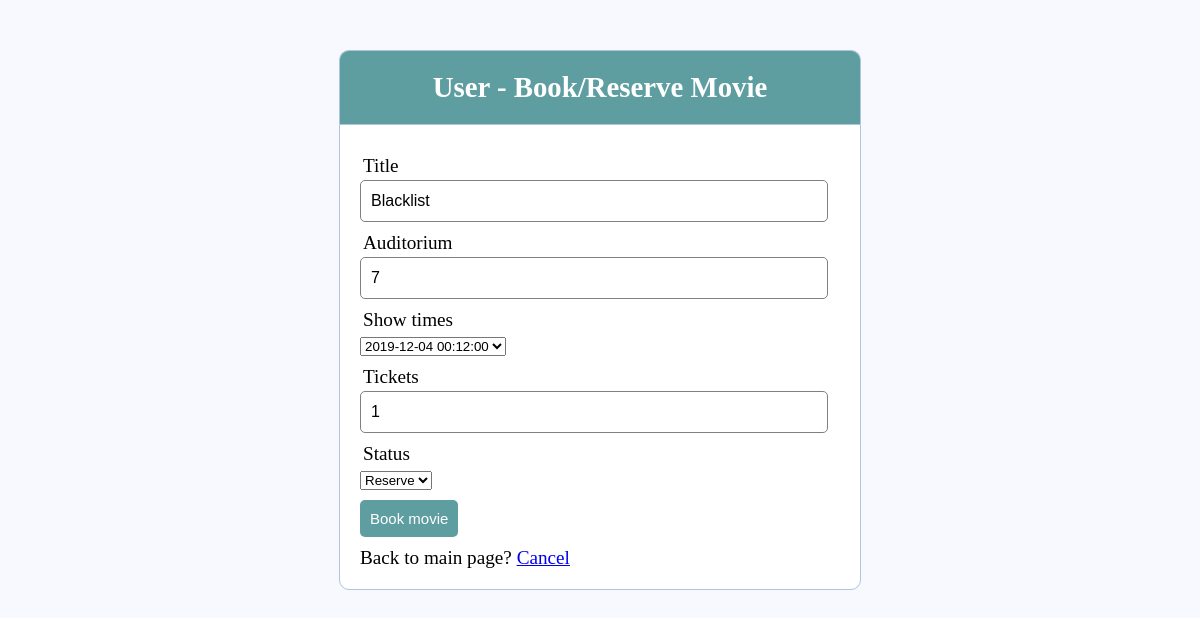
The page /book_movie.php?book_title=Blacklist on the database its author committed.
### tables this page shows
CREATE TABLE IF NOT EXISTS `movies` (
  `title` varchar(100) NOT NULL,
  `synopsis` varchar(500) NOT NULL,
  `Auditorium` int(11) NOT NULL,
  `show_time_1` datetime NOT NULL,
  `seats_1` int(11) NOT NULL,
  `show_time_2` datetime DEFAULT NULL,
  `seats_2` int(11) DEFAULT NULL,
  `trailer` varchar(200) NOT NULL,
  `poster` varchar(50) NOT NULL,
  PRIMARY KEY (`title`)
);

### book_movie.php (the view, shortened to what this page needs)
<!DOCTYPE html>
<html>
<head>
	<link rel="stylesheet" type="text/css" href="style.css">
</head>
<body>
	<?php
	$my_book_title = $_GET['book_title'];
	$book_title= str_replace('~',' ', $my_book_title);
	  $book_conn = mysqli_connect("localhost", "root", "", "mycinema");
		$movie_check_query = "SELECT * FROM movies WHERE title='$book_title' LIMIT 1";
		$result = mysqli_query($book_conn, $movie_check_query);
		$book_movie = mysqli_fetch_assoc($result);
		?>
	<div class="header">
		<h2>User - Book/Reserve Movie</h2>
	</div>
	<form method="post" action="functions.php">
		<div class="input-group">
			<label>Title</label>
			<input type="text" value="<?php echo $book_movie['title']; ?>" name="book_title" readonly >
		</div>
		<div class="input-group">
			<label>Auditorium</label>
			<input type="number"  value="<?php echo $book_movie['Auditorium']; ?>" name="book_auditorium" readonly >
		</div>
		<div class="input-group">
			<label>Show times</label>
      <select name="book_show_time" id="book_show_time" >
				<option value="<?php echo $book_movie['show_time_1']; ?>"><?php echo $book_movie['show_time_1']; ?></option>
			</select>
		</div>
		<div class="input-group">
			<label>Tickets</label>
			<input type="number" min="1" max="5" value="1" placeholder="Please enter num of tickets you want? min=1 max=5."name="book_tickets" required>
		</div>
		<div class="input-group">
			<label>Status</label>
      <select name="book_status" id="book_status" >
				<option value="RESERVED" >Reserve</option>
			</select>
		</div>
		<div class="input-group">
			<button type="submit" class="btn btn-primary btn-md" name="book_movie_btn">Book movie</button>
		</div>
		<p>
			Back to main page? <a href="index.php">Cancel</a>
		</p>
	</form>
</body>
</html>

### style.css (style rules this page uses)
* { margin: 0px; padding: 0px; }
body { font-size: 120%; background: #F8F8FF; }
.header { width: 40%; margin: 50px auto 0px; color: white; background: #5F9EA0; text-align: center; border: 1px solid #B0C4DE; border-bottom: none; border-radius: 10px 10px 0px 0px; padding: 20px; }
form, .content { width: 40%; margin: 0px auto; padding: 20px; border: 1px solid #B0C4DE; background: white; border-radius: 0px 0px 10px 10px; }
.input-group { margin: 10px 0px 10px 0px; }
.input-group label { display: block; text-align: left; margin: 3px; }
.input-group input { height: 30px; width: 93%; padding: 5px 10px; font-size: 16px; border-radius: 5px; border: 1px solid gray; }
.btn { padding: 10px; font-size: 15px; color: white; background: #5F9EA0; border: none; border-radius: 5px; }

### rows shown on the page
movies: book_title "Blacklist", book_auditorium "7", book_show_time "2019-12-04 00:12:00"
